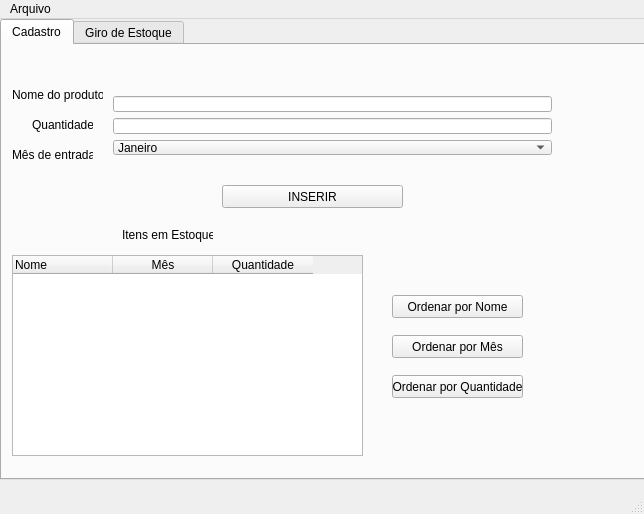
<?xml version="1.0" encoding="UTF-8"?>
<ui version="4.0">
 <class>MainWindow</class>
 <widget class="QMainWindow" name="MainWindow">
  <property name="geometry">
   <rect>
    <x>0</x>
    <y>0</y>
    <width>644</width>
    <height>514</height>
   </rect>
  </property>
  <property name="windowTitle">
   <string>MainWindow</string>
  </property>
  <widget class="QWidget" name="centralWidget">
   <widget class="QTabWidget" name="tabWidget">
    <property name="geometry">
     <rect>
      <x>0</x>
      <y>0</y>
      <width>651</width>
      <height>461</height>
     </rect>
    </property>
    <property name="sizePolicy">
     <sizepolicy hsizetype="Expanding" vsizetype="Expanding">
      <horstretch>5</horstretch>
      <verstretch>0</verstretch>
     </sizepolicy>
    </property>
    <property name="currentIndex">
     <number>0</number>
    </property>
    <widget class="QWidget" name="tab">
     <attribute name="title">
      <string>Cadastro</string>
     </attribute>
     <widget class="QLabel" name="label">
      <property name="geometry">
       <rect>
        <x>10</x>
        <y>40</y>
        <width>91</width>
        <height>20</height>
       </rect>
      </property>
      <property name="text">
       <string>Nome do produto</string>
      </property>
     </widget>
     <widget class="QLabel" name="label_2">
      <property name="geometry">
       <rect>
        <x>30</x>
        <y>70</y>
        <width>61</width>
        <height>20</height>
       </rect>
      </property>
      <property name="text">
       <string>Quantidade</string>
      </property>
     </widget>
     <widget class="QPushButton" name="pushButton">
      <property name="geometry">
       <rect>
        <x>220</x>
        <y>140</y>
        <width>181</width>
        <height>23</height>
       </rect>
      </property>
      <property name="text">
       <string>INSERIR</string>
      </property>
     </widget>
     <widget class="QLabel" name="label_3">
      <property name="geometry">
       <rect>
        <x>10</x>
        <y>100</y>
        <width>81</width>
        <height>20</height>
       </rect>
      </property>
      <property name="text">
       <string>Mês de entrada </string>
      </property>
     </widget>
     <widget class="QTableWidget" name="tableWidget">
      <property name="geometry">
       <rect>
        <x>10</x>
        <y>210</y>
        <width>351</width>
        <height>201</height>
       </rect>
      </property>
      <column>
       <property name="text">
        <string>Nome </string>
       </property>
       <property name="textAlignment">
        <set>AlignJustify|AlignVCenter</set>
       </property>
      </column>
      <column>
       <property name="text">
        <string>Mês</string>
       </property>
      </column>
      <column>
       <property name="text">
        <string>Quantidade</string>
       </property>
      </column>
     </widget>
     <widget class="QLabel" name="label_4">
      <property name="geometry">
       <rect>
        <x>120</x>
        <y>180</y>
        <width>91</width>
        <height>20</height>
       </rect>
      </property>
      <property name="text">
       <string>Itens em Estoque</string>
      </property>
     </widget>
     <widget class="QPushButton" name="pushButton_2">
      <property name="geometry">
       <rect>
        <x>390</x>
        <y>250</y>
        <width>131</width>
        <height>23</height>
       </rect>
      </property>
      <property name="text">
       <string>Ordenar por Nome</string>
      </property>
     </widget>
     <widget class="QPushButton" name="pushButton_3">
      <property name="geometry">
       <rect>
        <x>390</x>
        <y>290</y>
        <width>131</width>
        <height>23</height>
       </rect>
      </property>
      <property name="text">
       <string>Ordenar por Mês</string>
      </property>
     </widget>
     <widget class="QPushButton" name="pushButton_4">
      <property name="geometry">
       <rect>
        <x>390</x>
        <y>330</y>
        <width>131</width>
        <height>23</height>
       </rect>
      </property>
      <property name="text">
       <string>Ordenar por Quantidade</string>
      </property>
     </widget>
     <widget class="QWidget" name="layoutWidget">
      <property name="geometry">
       <rect>
        <x>100</x>
        <y>40</y>
        <width>461</width>
        <height>81</height>
       </rect>
      </property>
      <layout class="QVBoxLayout" name="verticalLayout">
       <item>
        <widget class="QLineEdit" name="lineEdit"/>
       </item>
       <item>
        <widget class="QLineEdit" name="lineEdit_2"/>
       </item>
       <item>
        <widget class="QComboBox" name="comboBox">
         <item>
          <property name="text">
           <string>Janeiro</string>
          </property>
         </item>
         <item>
          <property name="text">
           <string>Fevereiro</string>
          </property>
         </item>
         <item>
          <property name="text">
           <string>Março</string>
          </property>
         </item>
         <item>
          <property name="text">
           <string>Abril</string>
          </property>
         </item>
         <item>
          <property name="text">
           <string>Maio</string>
          </property>
         </item>
         <item>
          <property name="text">
           <string>Junho</string>
          </property>
         </item>
         <item>
          <property name="text">
           <string>Julho</string>
          </property>
         </item>
         <item>
          <property name="text">
           <string>Agosto</string>
          </property>
         </item>
         <item>
          <property name="text">
           <string>Setembro</string>
          </property>
         </item>
         <item>
          <property name="text">
           <string>Outubro</string>
          </property>
         </item>
         <item>
          <property name="text">
           <string>Novembro</string>
          </property>
         </item>
         <item>
          <property name="text">
           <string>Dezembro</string>
          </property>
         </item>
        </widget>
       </item>
      </layout>
     </widget>
    </widget>
    <widget class="QWidget" name="tab_2">
     <attribute name="title">
      <string>Giro de Estoque</string>
     </attribute>
     <widget class="QGroupBox" name="groupBox_3">
      <property name="geometry">
       <rect>
        <x>20</x>
        <y>220</y>
        <width>511</width>
        <height>91</height>
       </rect>
      </property>
      <property name="font">
       <font>
        <pointsize>14</pointsize>
       </font>
      </property>
      <property name="title">
       <string>Quantidade de produtos cadastrados</string>
      </property>
      <widget class="QLabel" name="label_7">
       <property name="geometry">
        <rect>
         <x>10</x>
         <y>30</y>
         <width>481</width>
         <height>51</height>
        </rect>
       </property>
       <property name="font">
        <font>
         <pointsize>22</pointsize>
        </font>
       </property>
       <property name="text">
        <string/>
       </property>
      </widget>
     </widget>
     <widget class="QGroupBox" name="groupBox_4">
      <property name="geometry">
       <rect>
        <x>20</x>
        <y>320</y>
        <width>511</width>
        <height>101</height>
       </rect>
      </property>
      <property name="font">
       <font>
        <pointsize>14</pointsize>
       </font>
      </property>
      <property name="title">
       <string>Mês do cadastro mais recente</string>
      </property>
      <widget class="QLabel" name="label_8">
       <property name="geometry">
        <rect>
         <x>10</x>
         <y>30</y>
         <width>481</width>
         <height>61</height>
        </rect>
       </property>
       <property name="text">
        <string/>
       </property>
      </widget>
     </widget>
     <widget class="QWidget" name="layoutWidget">
      <property name="geometry">
       <rect>
        <x>20</x>
        <y>40</y>
        <width>511</width>
        <height>171</height>
       </rect>
      </property>
      <layout class="QVBoxLayout" name="verticalLayout_2">
       <item>
        <widget class="QGroupBox" name="groupBox">
         <property name="maximumSize">
          <size>
           <width>16777215</width>
           <height>82</height>
          </size>
         </property>
         <property name="font">
          <font>
           <pointsize>14</pointsize>
          </font>
         </property>
         <property name="title">
          <string>Maior Quantidade</string>
         </property>
         <widget class="QLabel" name="label_5">
          <property name="geometry">
           <rect>
            <x>10</x>
            <y>10</y>
            <width>481</width>
            <height>71</height>
           </rect>
          </property>
          <property name="font">
           <font>
            <pointsize>22</pointsize>
           </font>
          </property>
          <property name="text">
           <string/>
          </property>
         </widget>
        </widget>
       </item>
       <item>
        <widget class="QGroupBox" name="groupBox_2">
         <property name="font">
          <font>
           <pointsize>14</pointsize>
          </font>
         </property>
         <property name="title">
          <string>Menor Quantidade</string>
         </property>
         <widget class="QLabel" name="label_6">
          <property name="geometry">
           <rect>
            <x>10</x>
            <y>10</y>
            <width>481</width>
            <height>71</height>
           </rect>
          </property>
          <property name="font">
           <font>
            <pointsize>22</pointsize>
           </font>
          </property>
          <property name="text">
           <string/>
          </property>
         </widget>
        </widget>
       </item>
      </layout>
      <zorder>groupBox_2</zorder>
      <zorder>groupBox</zorder>
     </widget>
    </widget>
   </widget>
   <widget class="QWidget" name="layoutWidget">
    <property name="geometry">
     <rect>
      <x>0</x>
      <y>0</y>
      <width>2</width>
      <height>2</height>
     </rect>
    </property>
    <layout class="QVBoxLayout" name="verticalLayout_3"/>
   </widget>
   <widget class="QWidget" name="layoutWidget">
    <property name="geometry">
     <rect>
      <x>0</x>
      <y>0</y>
      <width>2</width>
      <height>2</height>
     </rect>
    </property>
    <layout class="QVBoxLayout" name="verticalLayout_4"/>
   </widget>
   <widget class="QWidget" name="layoutWidget">
    <property name="geometry">
     <rect>
      <x>0</x>
      <y>0</y>
      <width>2</width>
      <height>2</height>
     </rect>
    </property>
    <layout class="QVBoxLayout" name="verticalLayout_5"/>
   </widget>
  </widget>
  <widget class="QMenuBar" name="menuBar">
   <property name="geometry">
    <rect>
     <x>0</x>
     <y>0</y>
     <width>644</width>
     <height>21</height>
    </rect>
   </property>
   <widget class="QMenu" name="menuArquivo">
    <property name="title">
     <string>Arquivo</string>
    </property>
    <addaction name="actionSalvar"/>
    <addaction name="actionCarregar"/>
   </widget>
   <addaction name="menuArquivo"/>
  </widget>
  <widget class="QStatusBar" name="statusBar"/>
  <action name="actionSalvar">
   <property name="icon">
    <iconset>
     <normaloff>../save_111090.png</normaloff>../save_111090.png</iconset>
   </property>
   <property name="text">
    <string>Salvar</string>
   </property>
  </action>
  <action name="actionCarregar">
   <property name="icon">
    <iconset>
     <normaloff>../download (1).png</normaloff>../download (1).png</iconset>
   </property>
   <property name="text">
    <string>Carregar</string>
   </property>
  </action>
 </widget>
 <layoutdefault spacing="6" margin="11"/>
 <resources/>
 <connections/>
</ui>
